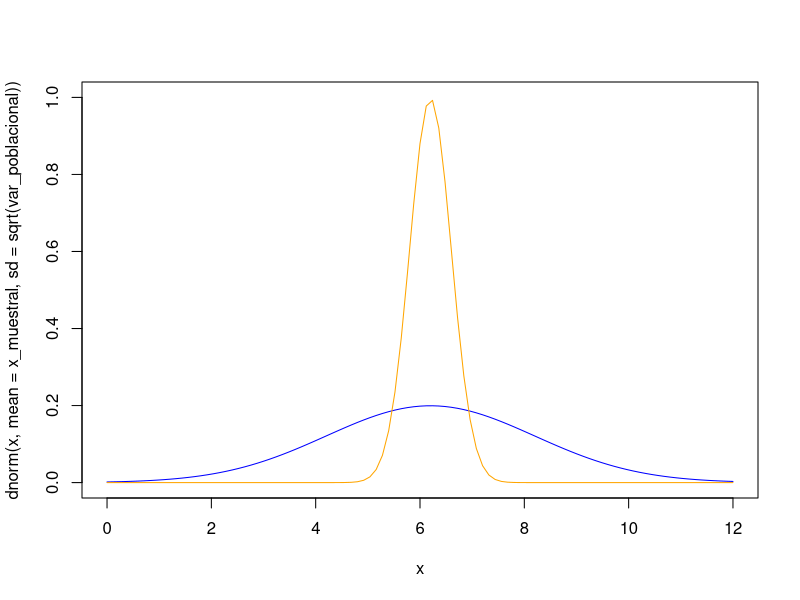

Write the R code that produced this figure.
## ---- chunk 1
knitr::opts_chunk$set(echo = TRUE)
## ---- chunk 2
var_poblacional = 4
x_muestral = 6.2

curve(dnorm(x, mean = x_muestral, sd = sqrt(var_poblacional)), from = 0, to = 12, ylim = c(0,1), col = "blue")
curve(dnorm(x, mean = x_muestral, sd = sqrt(var_poblacional)/sqrt(25)), col = "orange", add = TRUE)
## ---- chunk 3
h2so4_containers = c(9.8, 10.2, 10.4, 9.8, 10.0, 10.2, 9.6)
alpha = 1 - 0.95
deg_freedom = length(h2so4_containers) - 1

mean_containers = mean(h2so4_containers)
std_containers = sd(h2so4_containers)
## ---- chunk 4
lu = mean_containers + qt(p = alpha/2, df = deg_freedom, lower.tail = FALSE) * std_containers / sqrt(length(h2so4_containers))
ll = mean_containers + qt(p = alpha/2, df = deg_freedom, lower.tail = TRUE) * std_containers / sqrt(length(h2so4_containers))

print(paste("Límite superior:", lu))
print(paste("Límite inferior:", ll))
